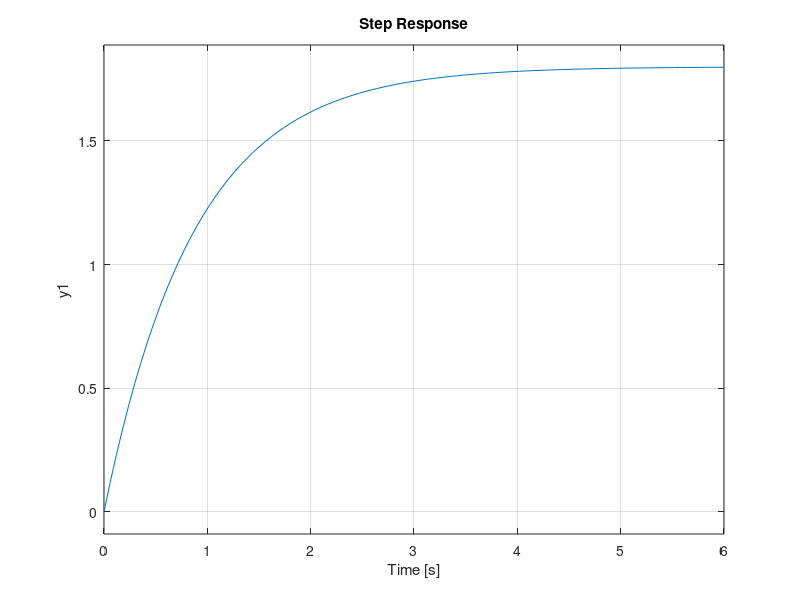
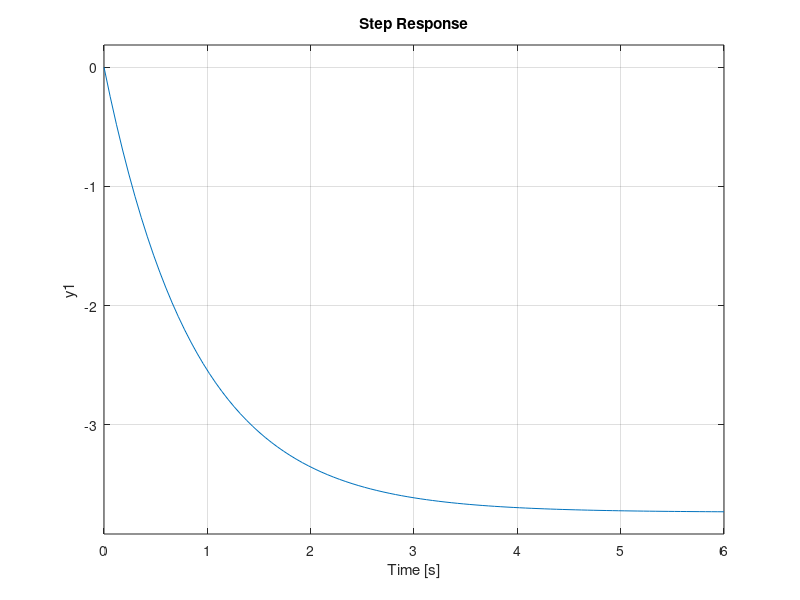
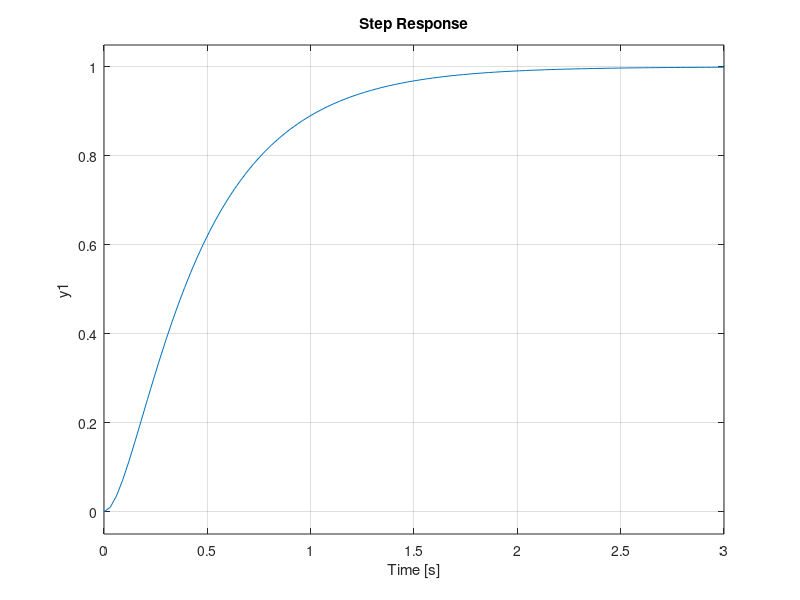
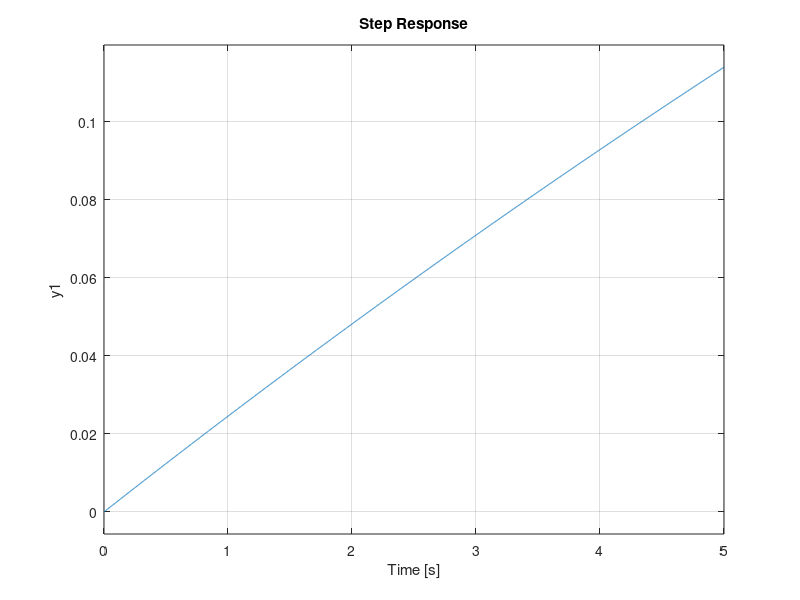

The MATLAB script that drew these images, in order:
clc
clear
close all
%---------primer punto-------
tao=3.5/4;
k=-1.8/2.7;
h=tf(k,[tao 1]);
step(-2.7*h)
figure
step(5.6*h)

%------segundo punto---------
R=20;%1e3;
L=10;%10e-3;
C=4e-3;%2e-6;
%------matrices------
A=[0 1/L;
   -1/C -1/(R*C)];
B=[0 1/C]';
Cs=[1 0];
D=0;

h_ele=ss(A,B,Cs,D);
figure
step(h_ele)

%--------tercer punto-------
R1=10e3;
R2=20e3;
h_=tf(R2,[L*C*(R1+R2) R1*R2*C R1+R2]);
figure
step(h_)
